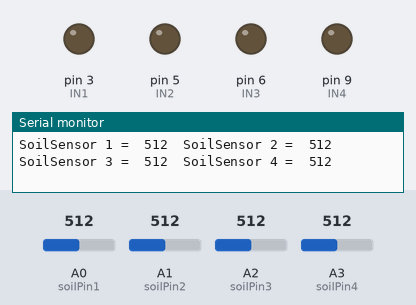
The sketch below on a simulated Arduino Uno, built with avr-gcc and run on an emulated ATmega328P. On the bench: output pins drawn as LEDs (lit = HIGH), the last lines printed to the serial monitor. Inputs (shaded band) come from the test bench; at power-on: A0 (soilPin1) = 512, A1 (soilPin2) = 512, A2 (soilPin3) = 512, A3 (soilPin4) = 512.

Above: at 1.2 s.
1.3 s: A0 (soilPin1) set to 435
4.3 s: A0 (soilPin1) set to 402
At 5.1 s:
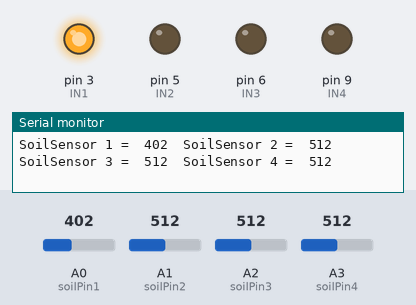
5.8 s: A1 (soilPin2) set to 433
8.8 s: A1 (soilPin2) set to 409
At 10.1 s:
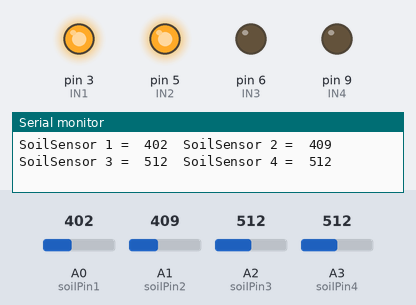
10.4 s: A2 (soilPin3) set to 433
13.4 s: A2 (soilPin3) set to 410
At 14.7 s:
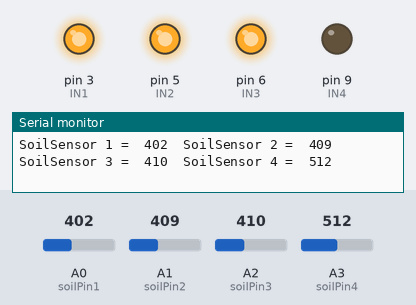
Timing chart, 0 to 16.0 s (numbered marks = the images above; inputs shaded):
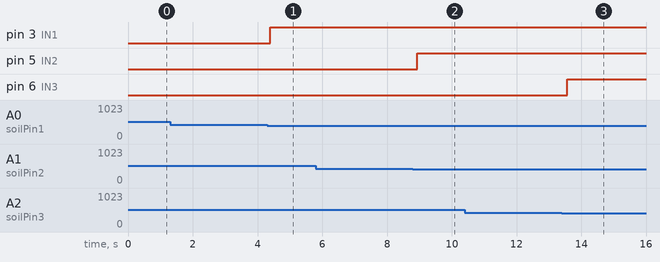

Measured:
- the behaviour switches between 420 and 419 on A0 (soilPin1) (found by bisection; images 0 and 1)
- the behaviour switches between 420 and 419 on A1 (soilPin2) (found by bisection; images 1 and 2)
- the behaviour switches between 420 and 419 on A2 (soilPin3) (found by bisection; images 2 and 3)
- after the input at 4.3 s, pin 3 (IN1): LOW → HIGH after 0.09 s
- after the input at 8.8 s, pin 5 (IN2): LOW → HIGH after 0.13 s
- after the input at 13.4 s, pin 6 (IN3): LOW → HIGH after 0.16 s

The sketch:

code3.ino
```cpp
#define soilPin1 A0   //定义土壤传感器引脚
#define soilPin2 A1
#define soilPin3 A2
#define soilPin4 A3
#define IN1 3     //定义继电器引脚
#define IN2 5
#define IN3 6
#define IN4 9

void setup() {
  Serial.begin(9600);
  pinMode(soilPin1, INPUT);  //设置引脚为输入
  pinMode(soilPin2, INPUT);
  pinMode(soilPin3, INPUT);
  pinMode(soilPin4, INPUT);
  pinMode(IN1, OUTPUT);     //设置引脚为输出
  pinMode(IN2, OUTPUT);
  pinMode(IN3, OUTPUT);
  pinMode(IN4, OUTPUT);
}

void loop() {
  int val1 = analogRead(soilPin1);
  int val2 = analogRead(soilPin2);
  int val3 = analogRead(soilPin3);
  int val4 = analogRead(soilPin4);
  Serial.print("SoilSensor 1 =  "); //串口打印湿度数值
  Serial.print(val1);
  Serial.print("  ");
  Serial.print("SoilSensor 2 =  ");
  Serial.print(val2);
  Serial.print("  ");
  Serial.print("SoilSensor 3 =  ");
  Serial.print(val3);
  Serial.print("  ");
  Serial.print("SoilSensor 4 =  ");
  Serial.println(val4);
  if(val1 < 420){                    //当土壤传感器检测到湿度值大于420时打开水泵
    digitalWrite(IN1, HIGH);
  }else{
    digitalWrite(IN1, LOW);
  }
  if(val2 < 420){
    digitalWrite(IN2, HIGH);
  }else{
    digitalWrite(IN2, LOW);
  }
  if(val3 < 420){
    digitalWrite(IN3, HIGH);
  }else{
    digitalWrite(IN3, LOW);
  }
  if(val4 < 420){
    digitalWrite(IN4, HIGH);
  }else{
    digitalWrite(IN4, LOW);
  }
}
```
